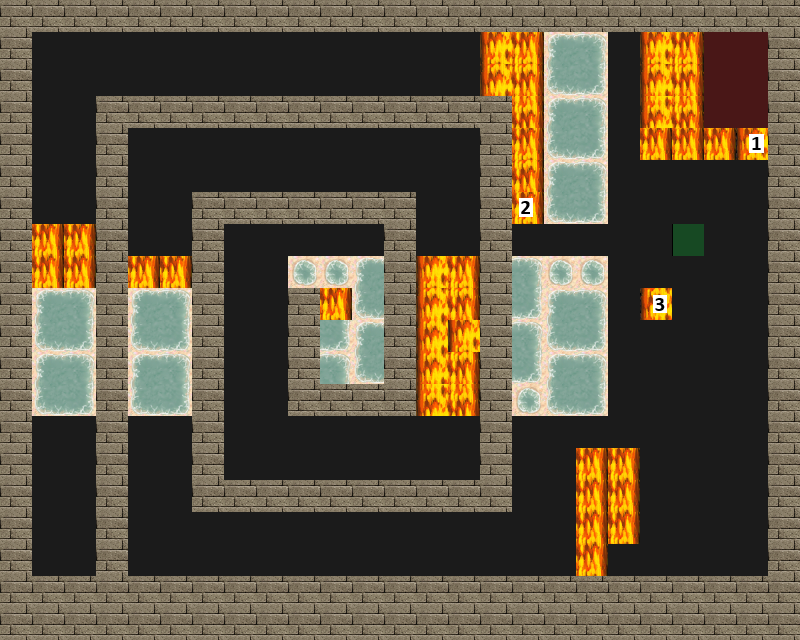

Rendered tile map (Tiled .tmx) drawn with the repository's tilesets; below, a short description and the full map source, tile grids included:
An orthogonal 25x20 tile map with 32x32 px tiles, 4 tile layers (Road, Trap, Wall, Utility), 4 tilesets.

<map version="1.0" tiledversion="1.1.5" orientation="orthogonal" renderorder="right-down" width="25" height="20" tilewidth="32" tileheight="32" infinite="0" nextobjectid="1">
 <tileset firstgid="1" source="tilesets/meta.tsx" />
 <tileset firstgid="3" source="tilesets/road.tsx" />
 <tileset firstgid="4" source="tilesets/traps.tsx" />
 <tileset firstgid="196" source="tilesets/wallsandroofs.tsx" />
 <layer name="Road" width="25" height="20">
  <data encoding="csv">
3,3,3,3,3,3,3,3,3,3,3,3,3,3,3,3,3,3,3,3,3,3,3,3,3,
3,3,3,3,3,3,3,3,3,3,3,3,3,3,3,3,3,3,3,3,3,3,3,3,3,
3,3,3,3,3,3,3,3,3,3,3,3,3,3,3,3,3,3,3,3,3,3,3,3,3,
3,3,3,3,3,3,3,3,3,3,3,3,3,3,3,3,3,3,3,3,3,3,3,3,3,
3,3,3,3,3,3,3,3,3,3,3,3,3,3,3,3,3,3,3,3,3,3,3,3,3,
3,3,3,3,3,3,3,3,3,3,3,3,3,3,3,3,3,3,3,3,3,3,3,3,3,
3,3,3,3,3,3,3,3,3,3,3,3,3,3,3,3,3,3,3,3,3,3,3,3,3,
3,3,3,3,3,3,3,3,3,3,3,3,3,3,3,3,3,3,3,3,3,3,3,3,3,
3,3,3,3,3,3,3,3,3,3,3,3,3,3,3,3,3,3,3,3,3,3,3,3,3,
3,3,3,3,3,3,3,3,3,3,3,3,3,3,3,3,3,3,3,3,3,3,3,3,3,
3,3,3,3,3,3,3,3,3,3,3,3,3,3,3,3,3,3,3,3,3,3,3,3,3,
3,3,3,3,3,3,3,3,3,3,3,3,3,3,3,3,3,3,3,3,3,3,3,3,3,
3,3,3,3,3,3,3,3,3,3,3,3,3,3,3,3,3,3,3,3,3,3,3,3,3,
3,3,3,3,3,3,3,3,3,3,3,3,3,3,3,3,3,3,3,3,3,3,3,3,3,
3,3,3,3,3,3,3,3,3,3,3,3,3,3,3,3,3,3,3,3,3,3,3,3,3,
3,3,3,3,3,3,3,3,3,3,3,3,3,3,3,3,3,3,3,3,3,3,3,3,3,
3,3,3,3,3,3,3,3,3,3,3,3,3,3,3,3,3,3,3,3,3,3,3,3,3,
3,3,3,3,3,3,3,3,3,3,3,3,3,3,3,3,3,3,3,3,3,3,3,3,3,
3,3,3,3,3,3,3,3,3,3,3,3,3,3,3,3,3,3,3,3,3,3,3,3,3,
3,3,3,3,3,3,3,3,3,3,3,3,3,3,3,3,3,3,3,3,3,3,3,3,3
</data>
 </layer>
 <layer name="Trap" width="25" height="20">
  <data encoding="csv">
0,0  ,0  ,0  ,0  ,0  ,0  ,0  ,0  ,0  ,0  ,0  ,0  ,0  ,0  ,0  ,0  ,0  ,0  ,0  ,0  ,0  ,0  ,0  ,0  ,
0,0  ,0  ,0  ,0  ,0  ,0  ,0  ,0  ,0  ,0  ,0  ,0  ,0  ,0  ,162,163,80,81,0  ,162,163,0  ,0  ,0  ,
0,0  ,0  ,0  ,0  ,0  ,0  ,0  ,0  ,0  ,0  ,0  ,0  ,0  ,0  ,178,179,96,97,0  ,178,179,0  ,0  ,0  ,
0,0  ,0  ,0  ,0  ,0  ,0  ,0  ,0  ,0  ,0  ,0  ,0  ,0  ,0  ,194,195,80,81,0  ,194,195,0  ,0  ,0  ,
0,0  ,0  ,0  ,0  ,0  ,0  ,0  ,0  ,0  ,0  ,0  ,0  ,0  ,0  ,162,163,96,97,0  ,163,163,163,160,0  ,
0,0  ,0  ,0  ,0  ,0  ,0  ,0  ,0  ,0  ,0  ,0  ,0  ,0  ,0  ,178,179,80,81,0  ,0  ,0  ,0  ,0  ,0  ,
0,0  ,0  ,0  ,0  ,0  ,0  ,0  ,0  ,0  ,0  ,0  ,0  ,0  ,0  ,194,161,96,97,0  ,0  ,0  ,0  ,0  ,0  ,
0,163,163,163,0  ,0  ,0  ,0  ,0  ,0  ,0  ,0  ,0  ,0  ,0  ,0  ,0  ,0  ,0  ,0  ,0  ,0  ,0  ,0  ,0  ,
0,163,163,163,163,163,0  ,0  ,0  ,62,62,80,81,162,163,80,81,62,62,0  ,0  ,0  ,0  ,0  ,0  ,
0,80,81,62,80,81,0  ,0  ,0  ,80,163,96,97,178,179,96,97,80,81,0  ,176  ,0  ,0  ,0  ,0  ,
0,96,97,62,96,97,0  ,0  ,0  ,96,97,80,81,178,162,80,81,96,97,0  ,0  ,0  ,0  ,0  ,0  ,
0,80,81,62,80,81,0  ,0  ,0  ,80,81,96,97,178,179,96,97,80,81,0  ,0  ,0  ,0  ,0  ,0  ,
0,96,97,62,96,97,0  ,0  ,0  ,96,97,62,62,194,195,62,62,96,97,0  ,0  ,0  ,0  ,0  ,0  ,
0,0  ,0  ,0  ,0  ,0  ,0  ,0  ,0  ,0  ,0  ,0  ,0  ,0  ,0  ,0  ,0  ,0  ,0  ,0  ,0  ,0  ,0  ,0  ,0  ,
0,0  ,0  ,0  ,0  ,0  ,0  ,0  ,0  ,0  ,0  ,0  ,0  ,0  ,0  ,0  ,0  ,0  ,163,163,0  ,0  ,0  ,0  ,0  ,
0,0  ,0  ,0  ,0  ,0  ,0  ,0  ,0  ,0  ,0  ,0  ,0  ,0  ,0  ,0  ,0  ,0  ,163,163,0  ,0  ,0  ,0  ,0  ,
0,0  ,0  ,0  ,0  ,0  ,0  ,0  ,0  ,0  ,0  ,0  ,0  ,0  ,0  ,0  ,0  ,0  ,163,163,0  ,0  ,0  ,0  ,0  ,
0,0  ,0  ,0  ,0  ,0  ,0  ,0  ,0  ,0  ,0  ,0  ,0  ,0  ,0  ,0  ,0  ,0  ,163,0  ,0  ,0  ,0  ,0  ,0  ,
0,0  ,0  ,0  ,0  ,0  ,0  ,0  ,0  ,0  ,0  ,0  ,0  ,0  ,0  ,0  ,0  ,0  ,0  ,0  ,0  ,0  ,0  ,0  ,0  ,
0,0  ,0  ,0  ,0  ,0  ,0  ,0  ,0  ,0  ,0  ,0  ,0  ,0  ,0  ,0  ,0  ,0  ,0  ,0  ,0  ,0  ,0  ,0  ,0  
</data>
 </layer>
 <layer name="Wall" width="25" height="20">
  <data encoding="csv">
261,261,261,261,261,261,261,261,261,261,261,261,261,261,261,261,261,261,261,261,261,261,261,261,261,
261,0  ,0  ,0  ,0  ,0  ,0  ,0  ,0  ,0  ,0  ,0  ,0  ,0  ,0  ,0  ,0  ,0  ,0  ,0  ,0  ,0  ,0  ,0  ,261,
261,0  ,0  ,0  ,0  ,0  ,0  ,0  ,0  ,0  ,0  ,0  ,0  ,0  ,0  ,0  ,0  ,0  ,0  ,0  ,0  ,0  ,0  ,0  ,261,
261,0  ,0  ,261,261,261,261,261,261,261,261,261,261,261,261,261,0  ,0  ,0  ,0  ,0  ,0  ,0  ,0  ,261,
261,0  ,0  ,261,0  ,0  ,0  ,0  ,0  ,0  ,0  ,0  ,0  ,0  ,0  ,261,0  ,0  ,0  ,0  ,0  ,0  ,0  ,0  ,261,
261,0  ,0  ,261,0  ,0  ,0  ,0  ,0  ,0  ,0  ,0  ,0  ,0  ,0  ,261,0  ,0  ,0  ,0  ,0  ,0  ,0  ,0  ,261,
261,0  ,0  ,261,0  ,0  ,261,261,261,261,261,261,261,0  ,0  ,261,0  ,0  ,0  ,0  ,0  ,0  ,0  ,0  ,261,
261,0  ,0  ,261,0  ,0  ,261,0  ,0  ,0  ,0  ,0  ,261,0  ,0  ,261,0  ,0  ,0  ,0  ,0  ,0  ,0  ,0  ,261,
261,0  ,0  ,261,0  ,0  ,261,0  ,0  ,0  ,0  ,0  ,261,0  ,0  ,261,0  ,0  ,0  ,0  ,0  ,0  ,0  ,0  ,261,
261,0  ,0  ,261,0  ,0  ,261,0  ,0  ,261,0  ,0  ,261,0  ,0  ,261,0  ,0  ,0  ,0  ,0  ,0  ,0  ,0  ,261,
261,0  ,0  ,261,0  ,0  ,261,0  ,0  ,261,0  ,0  ,261,0  ,0  ,261,0  ,0  ,0  ,0  ,0  ,0  ,0  ,0  ,261,
261,0  ,0  ,261,0  ,0  ,261,0  ,0  ,261,0  ,0  ,261,0  ,0  ,261,0  ,0  ,0  ,0  ,0  ,0  ,0  ,0  ,261,
261,0  ,0  ,261,0  ,0  ,261,0  ,0  ,261,261,261,261,0  ,0  ,261,0  ,0  ,0  ,0  ,0  ,0  ,0  ,0  ,261,
261,0  ,0  ,261,0  ,0  ,261,0  ,0  ,0  ,0  ,0  ,0  ,0  ,0  ,261,0  ,0  ,0  ,0  ,0  ,0  ,0  ,0  ,261,
261,0  ,0  ,261,0  ,0  ,261,0  ,0  ,0  ,0  ,0  ,0  ,0  ,0  ,261,0  ,0  ,0  ,0  ,0  ,0  ,0  ,0  ,261,
261,0  ,0  ,261,0  ,0  ,261,261,261,261,261,261,261,261,261,261,0  ,0  ,0  ,0  ,0  ,0  ,0  ,0  ,261,
261,0  ,0  ,261,0  ,0  ,0  ,0  ,0  ,0  ,0  ,0  ,0  ,0  ,0  ,0  ,0  ,0  ,0  ,0  ,0  ,0  ,0  ,0  ,261,
261,0  ,0  ,261,0  ,0  ,0  ,0  ,0  ,0  ,0  ,0  ,0  ,0  ,0  ,0  ,0  ,0  ,0  ,0  ,0  ,0  ,0  ,0  ,261,
261,261,261,261,261,261,261,261,261,261,261,261,261,261,261,261,261,261,261,261,261,261,261,261,261,
261,261,261,261,261,261,261,261,261,261,261,261,261,261,261,261,261,261,261,261,261,261,261,261,261
</data>
 </layer>
 <layer name="Utility" width="25" height="20">
  <data encoding="csv">
0,0  ,0  ,0  ,0  ,0  ,0  ,0  ,0  ,0  ,0  ,0  ,0  ,0  ,0  ,0  ,0  ,0  ,0  ,0  ,0  ,0  ,0  ,0  ,0  ,
0,0  ,0  ,0  ,0  ,0  ,0  ,0  ,0  ,0  ,0  ,0  ,0  ,0  ,0  ,0  ,0  ,0  ,0  ,0  ,0  ,0  ,1,1,0  ,
0,0  ,0  ,0  ,0  ,0  ,0  ,0  ,0  ,0  ,0  ,0  ,0  ,0  ,0  ,0  ,0  ,0  ,0  ,0  ,0  ,0  ,1,1,0  ,
0,0  ,0  ,0  ,0  ,0  ,0  ,0  ,0  ,0  ,0  ,0  ,0  ,0  ,0  ,0  ,0  ,0  ,0  ,0  ,0  ,0  ,1,1,0  ,
0,0  ,0  ,0  ,0  ,0  ,0  ,0  ,0  ,0  ,0  ,0  ,0  ,0  ,0  ,0  ,0  ,0  ,0  ,0  ,0  ,0  ,0  ,0  ,0  ,
0,0  ,0  ,0  ,0  ,0  ,0  ,0  ,0  ,0  ,0  ,0  ,0  ,0  ,0  ,0  ,0  ,0  ,0  ,0  ,0  ,0  ,0  ,0  ,0  ,
0,0  ,0  ,0  ,0  ,0  ,0  ,0  ,0  ,0  ,0  ,0  ,0  ,0  ,0  ,0  ,0  ,0  ,0  ,0  ,0  ,0  ,0  ,0  ,0  ,
0,0  ,0  ,0  ,0  ,0  ,0  ,0  ,0  ,0  ,0  ,0  ,0  ,0  ,0  ,0  ,0  ,0  ,0  ,0  ,0  ,2  ,0  ,0  ,0  ,
0,0  ,0  ,0  ,0  ,0  ,0  ,0  ,0  ,0  ,0  ,0  ,0  ,0  ,0  ,0  ,0  ,0  ,0  ,0  ,0  ,0  ,0  ,0  ,0  ,
0,0  ,0  ,0  ,0  ,0  ,0  ,0  ,0  ,0  ,0  ,0  ,0  ,0  ,0  ,0  ,0  ,0  ,0  ,0  ,0  ,0  ,0  ,0  ,0  ,
0,0  ,0  ,0  ,0  ,0  ,0  ,0  ,0  ,0  ,0  ,0  ,0  ,0  ,0  ,0  ,0  ,0  ,0  ,0  ,0  ,0  ,0  ,0  ,0  ,
0,0  ,0  ,0  ,0  ,0  ,0  ,0  ,0  ,0  ,0  ,0  ,0  ,0  ,0  ,0  ,0  ,0  ,0  ,0  ,0  ,0  ,0  ,0  ,0  ,
0,0  ,0  ,0  ,0  ,0  ,0  ,0  ,0  ,0  ,0  ,0  ,0  ,0  ,0  ,0  ,0  ,0  ,0  ,0  ,0  ,0  ,0  ,0  ,0  ,
0,0  ,0  ,0  ,0  ,0  ,0  ,0  ,0  ,0  ,0  ,0  ,0  ,0  ,0  ,0  ,0  ,0  ,0  ,0  ,0  ,0  ,0  ,0  ,0  ,
0,0  ,0  ,0  ,0  ,0  ,0  ,0  ,0  ,0  ,0  ,0  ,0  ,0  ,0  ,0  ,0  ,0  ,0  ,0  ,0  ,0  ,0  ,0  ,0  ,
0,0  ,0  ,0  ,0  ,0  ,0  ,0  ,0  ,0  ,0  ,0  ,0  ,0  ,0  ,0  ,0  ,0  ,0  ,0  ,0  ,0  ,0  ,0  ,0  ,
0,0  ,0,0  ,0  ,0  ,0  ,0  ,0  ,0  ,0  ,0  ,0  ,0  ,0  ,0  ,0  ,0  ,0  ,0  ,0  ,0  ,0  ,0  ,0  ,
0,0  ,0  ,0  ,0  ,0  ,0  ,0  ,0  ,0  ,0  ,0  ,0  ,0  ,0  ,0  ,0  ,0  ,0  ,0  ,0  ,0  ,0  ,0  ,0  ,
0,0  ,0  ,0  ,0  ,0  ,0  ,0  ,0  ,0  ,0  ,0  ,0  ,0  ,0  ,0  ,0  ,0  ,0  ,0  ,0  ,0  ,0  ,0  ,0  ,
0,0  ,0  ,0  ,0  ,0  ,0  ,0  ,0  ,0  ,0  ,0  ,0  ,0  ,0  ,0  ,0  ,0  ,0  ,0  ,0  ,0  ,0  ,0  ,0  
</data>
 </layer>
</map>
